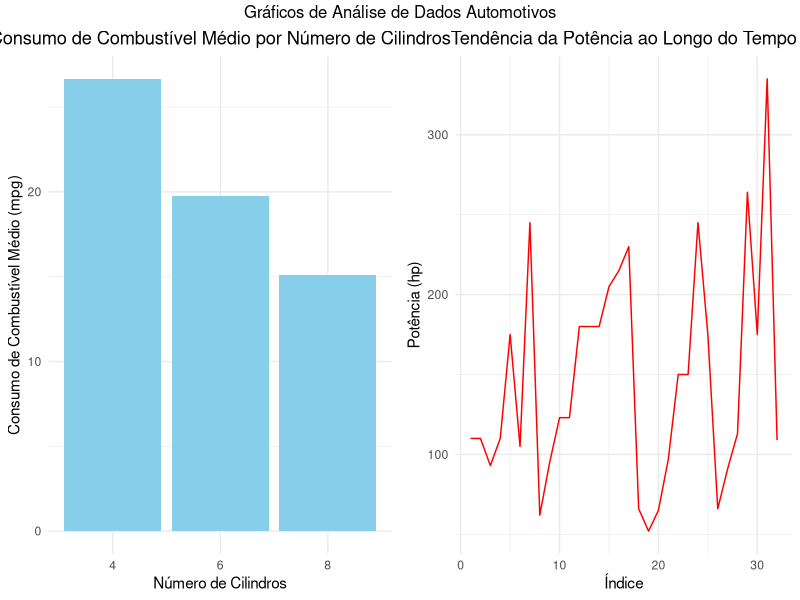

Reproduce this figure in R.
# Instalando e carregando os pacotes necessários
if (!require(ggplot2)) {
    install.packages("ggplot2")
}
if (!require(gridExtra)) {
    install.packages("gridExtra")
}
library(ggplot2)
library(gridExtra)

# Limpando o ambiente
rm(list=ls())

# Carregando a base de dados mtcars
data(mtcars)

# Criando um dataframe com as variáveis de interesse
dados <- mtcars[, c("mpg", "cyl", "wt", "hp")]

# Calculando a média do consumo de combustível por número de cilindros
media_mpg <- aggregate(mpg ~ cyl, data = dados, FUN = mean)

# Criando o gráfico de barras para mostrar a média do consumo de combustível por número de cilindros
grafico_barras_mpg <- ggplot(media_mpg, aes(x = factor(cyl), y = mpg)) +
  geom_bar(stat = "identity", fill = "skyblue") +
  labs(x = "Número de Cilindros", y = "Consumo de Combustível Médio (mpg)") +
  ggtitle("Consumo de Combustível Médio por Número de Cilindros") +
  theme_minimal() +
  theme(plot.title = element_text(hjust = 0.5))

# Criando um gráfico de linha para visualizar a tendência do desempenho (hp) ao longo do tempo (índice)
grafico_linha <- ggplot(dados, aes(x = seq_along(hp), y = hp)) +  
  geom_line(color = "red") +
  labs(x = "Índice", y = "Potência (hp)") +
  ggtitle("Tendência da Potência ao Longo do Tempo") +
  theme_minimal() +
  theme(plot.title = element_text(hjust = 0.5))

# Exibindo os gráficos lado a lado
grid.arrange(grafico_barras_mpg, grafico_linha, ncol = 2, top = "Gráficos de Análise de Dados Automotivos")
